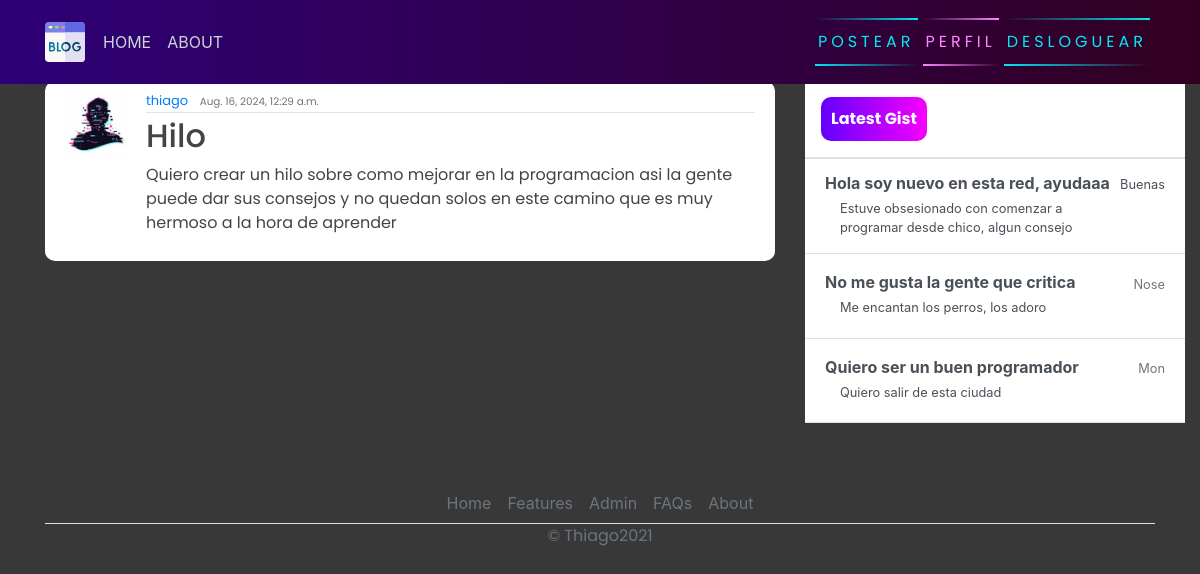
/post/34/ (signed in), run on the app's committed database.
### blog/models.py (models this page shows, shortened)
class Post(models.Model):
    title = models.CharField(max_length=200)
    content = models.TextField()
    date_posted = models.DateTimeField(default=timezone.now)
    author = models.ForeignKey(User, on_delete=models.CASCADE)

### users/models.py (models this page shows, shortened)
class Profile(models.Model):
    user = models.OneToOneField(User, on_delete=models.CASCADE)
    image = models.ImageField(default='default.jpg', upload_to='profile_pics')

### blog/views.py (the view)
# urls.py: path('post/<int:pk>/', PostDetailView.as_view(), name="blog-detail"),
class PostDetailView(LoginRequiredMixin, DetailView):
    model = Post

### blog/templates/blog/post_detail.html (shortened to what this page needs)
{% extends 'blog/base.html' %}
{% block content %}
        <article class="media content-section">
            <img class="rounded-cirlce article-img" src="{{ object.author.profile.image.url }}" alt="">
            <div class="media-body">
              <div class="article-metadata">
                <a class="mr-2" href="#">{{ object.author }}</a>
                <small class="text-muted">{{ object.date_posted }}</small> <br>
              </div>
              <h2><a class="article-title" href="#">{{ object.title }}</a></h2>
              <p class="article-content">{{ object.content }}</p>
            </div>
            <br>
          </article>
{% endblock content %}

### blog/static/blog/main.css (style rules this page uses)
body { background-color: rgb(56, 56, 56); margin-top: 5rem; background-size: contain; background-repeat: no-repeat; }
h1, h2, h3, h4, h5, h6, p { color: #444444; font-family: 'Poppins', sans-serif; }
.content-section { background: #ffffff; padding: 10px 20px; border-radius: 10px; margin-bottom: 20px; }
.article-title { color: #444444; }
.article-content { white-space: pre-line; }
.article-img { height: 65px; width: 65px; margin-right: 16px; }
.article-metadata { font-family: 'Poppins', sans-serif; padding-bottom: 1px; margin-bottom: 4px; font-size: 13px; border-bottom: 1px solid #e3e3e3 }

### data on the page
Post: author.profile.image (placeholder picture), author "thiago", date_posted "Aug. 16, 2024, 12:29 a.m.", title "Hilo", content "Quiero crear un hilo sobre como mejorar en la programacion asi la gente puede dar sus consejos y no quedan solos en este camino que es muy hermoso a la hora de aprender"
